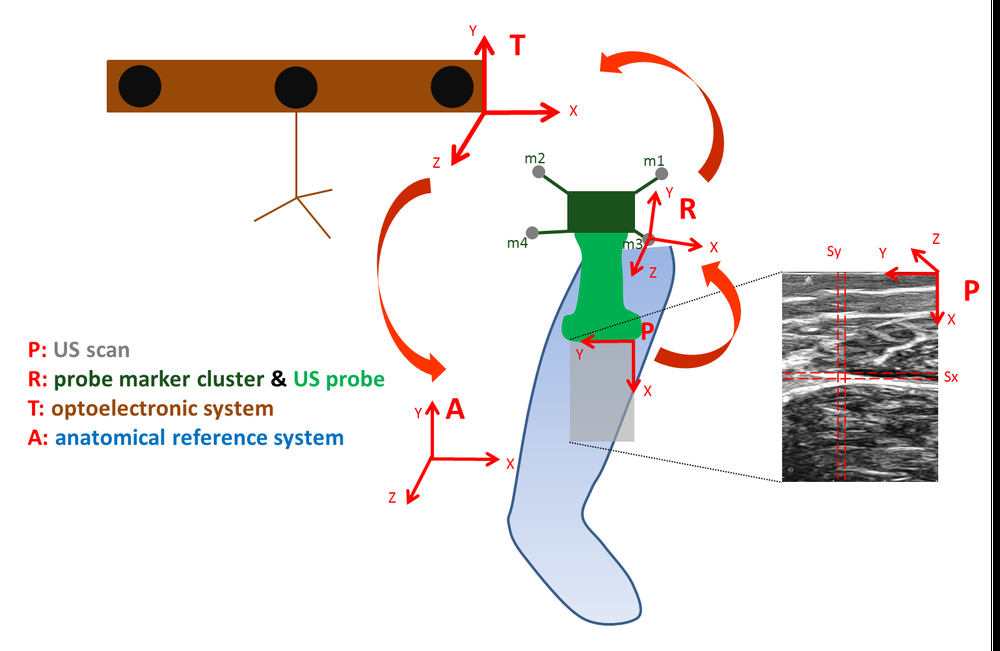
#> input picture Py3DFreeHandUS/sphinx/calf_acquisition.png, 1000 x 651 px, shrunk from 1537 x 1001 before the run
$ python -i segment.py   (imports and definitions only)   (Python 2 division)   (older library calls are emulated)
#> lines starting #> are read from the running program, lines starting #| are printed output that depends on the picture; after the words box and inside, x2 and y2 are one past the last pixel; in counts of white or black regions, pixels touching at a corner belong together
#> further down, picture is the input picture: shape (651, 1000, 3); mean B, G, R 227.8, 229.8, 232.9
# -*- coding: utf-8 -*-
"""
.. module:: segment
   :synopsis: helper module for image segmentation

"""

import numpy as np
from scipy.ndimage.morphology import binary_dilation
import matplotlib.pyplot as plt
from matplotlib.path import Path
from matplotlib.widgets import Button, Slider, Lasso, RadioButtons
import tkFileDialog
import pickle
import cv2


def detectHoughLongestLine(I, thI=0.1, thCan1=50, thCan2=150, kerSizeCan=3, kerSizeDil=(3,3), thHou=100, minLineLength=2, maxLineGap=10):
    """Given a noisy gray-scale image containing 2 main blocks separated by a straight line, this function detects this line.
    The algorithm performs the following steps:

    1) Thresholding the input image
    2) Canny edge detector
    3) Dilation with a 1s-filled rectangular kernel
    4) Probabilistic Hough transform

    Parameters
    ----------
    I : np.ndarray(uint8)
        The input image.

    thI : float
        Threshold relative to the maximum representative gray level. 0 < thI < 1.

    thCan1 : int
        Canny edge detector lower threshold.

    thCan2 : int
        Canny edge detector higher threshold.

    kerSizeCan : int
        Sobel kernel size for Canny edge detector. Either 3, 5, 7.

    kerSizeDil : list
        Rectangular kernel size (height, width) for dilation.

    thHou : int
        Threshold for Hough transform output matrix.

    minLineLength : int
        Minimum line length for probabilistic Hough transform.

    maxLineGap : int
        Maximum line gap for probabilistic Hough transform.

    Returns
    -------
    a, b : float
        Slope and intercept of the line. If no line is detected, these are np.nan.

    bw : np.ndarray
        Image as result of point 1.

    edges : np.ndarray
        Image as result of point 2.

    dilate : np.ndarray
        Image as result of point 3.

    """
#> called with thI = 0.1, thCan1 = 50, thCan2 = 150, kerSizeCan = 3, kerSizeDil = (3, 3), thHou = 100, minLineLength = 2, maxLineGap = 10

    # Threshold image
    maxVal = np.iinfo(I.dtype).max
#> maxVal = 255
    th, bw = cv2.threshold(I,np.round(thI*maxVal),maxVal,cv2.THRESH_BINARY)
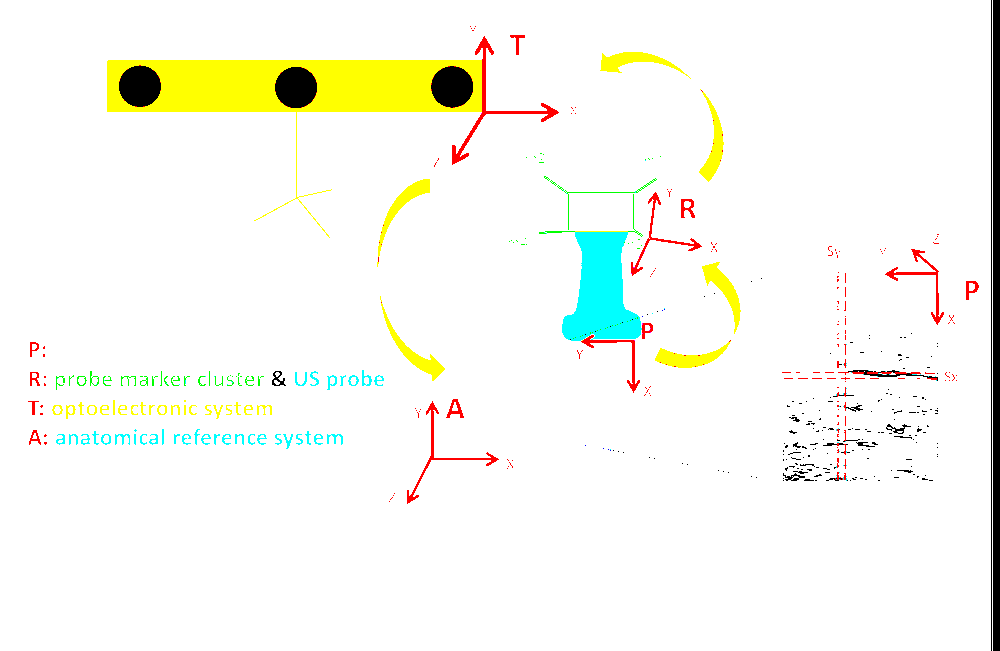
#> bw: shape (651, 1000, 3); mean B, G, R 240.4, 249, 247.8
#> th = 26
    # Detect edges
    edges = cv2.Canny(bw,thCan1,thCan2,apertureSize=kerSizeCan)
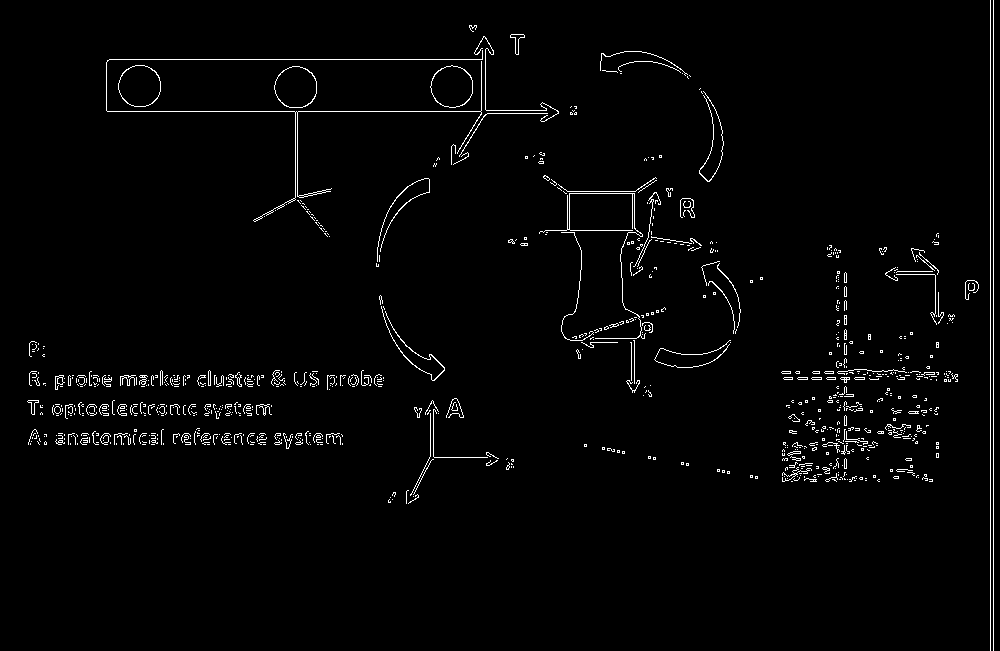
#> edges: shape (651, 1000); 2% white in thin lines or dots
    # Dilate edges
    kernel = np.ones(kerSizeDil,I.dtype)
#> kernel = [[1, 1, 1], [1, 1, 1], [1, 1, 1]]
    dilate = cv2.dilate(edges, kernel, iterations=1)
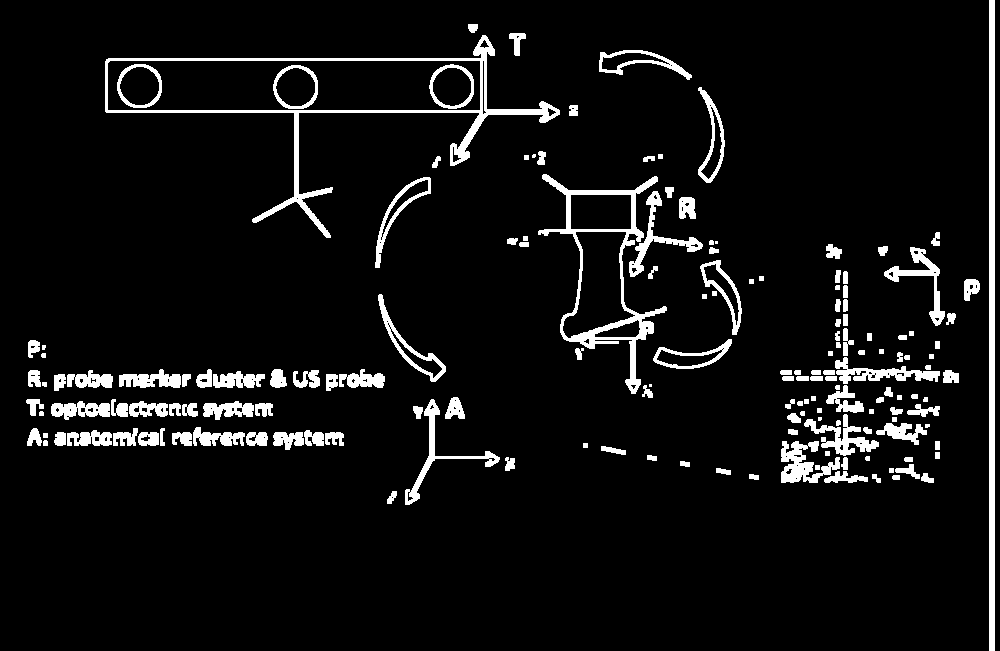
#> dilate: shape (651, 1000); 6.6% white; 164 white regions (6 under 20 px), largest, box (x1, y1, x2, y2) and area: (105, 35, 560, 238) 5310, (989, 0, 995, 651) 3906, (538, 174, 667, 394) 3740
    # Find longest line
    lines = cv2.HoughLinesP(dilate,1,np.pi/180,thHou,minLineLength,maxLineGap)
#> lines = 604 rows, first 6: [993, 650, 993, 0], [994, 650, 994, 0], [989, 650, 989, 0], [991, 650, 991, 0], [992, 650, 992, 0], [990, 650, 990, 0]
    maxL = 0
#> (the run stopped early here; a loop or call above may not have finished)
